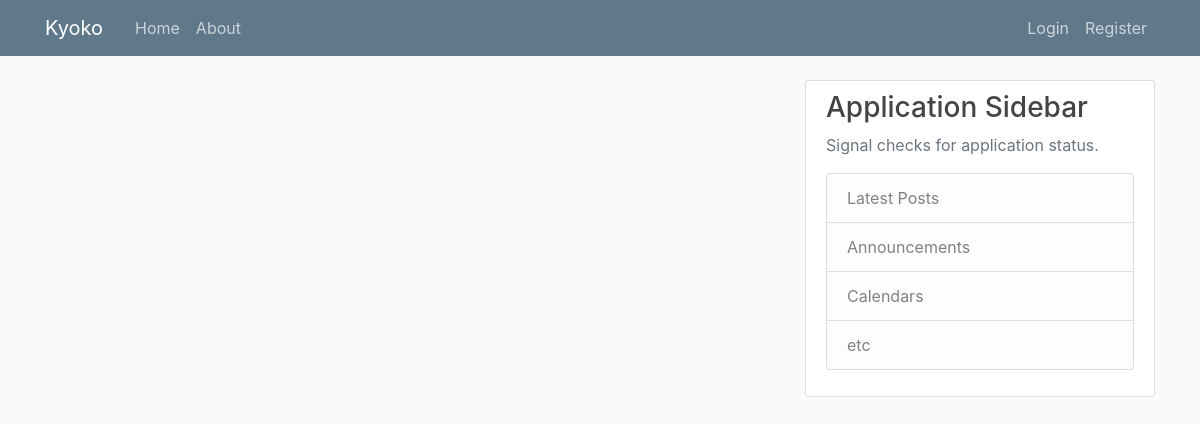
The app's page /home, older data.
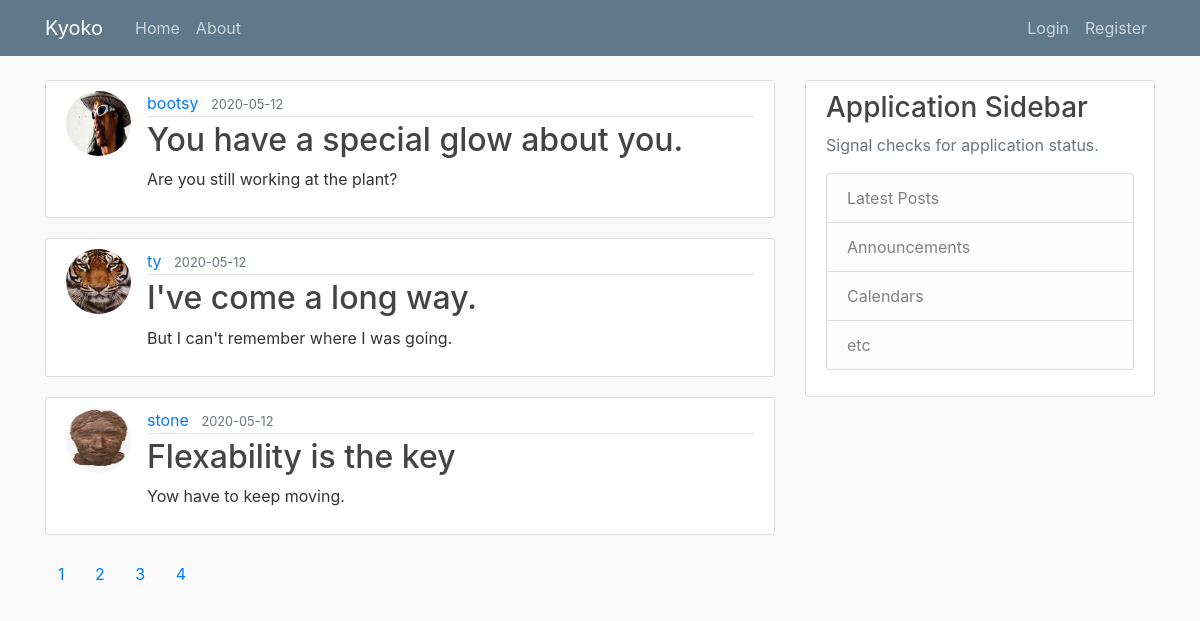
The same page, newer data.
### helloflask/models.py (models this page shows, shortened)
class Post(db.Model):
    id = db.Column(db.Integer, primary_key=True)
    title = db.Column(db.String(100), nullable=False)
    date_posted = db.Column(db.DateTime, nullable=False, default=datetime.utcnow)
    content = db.Column(db.Text, nullable=False)
    user_id = db.Column(db.Integer, db.ForeignKey('user.id'), nullable=False)

class User(db.Model, UserMixin):
    id = db.Column(db.Integer, primary_key=True)
    username = db.Column(db.String(20), unique=True, nullable=False)
    email = db.Column(db.String(120), unique=True, nullable=False)
    image_file = db.Column(db.String(20), nullable=False, default= 'default.jpeg')
    password = db.Column(db.String(60), nullable=False)
    posts = db.relationship('Post', backref='author', lazy=True)

### helloflask/routes.py (the view)
@app.route("/") # This is a decorator or s fnction that wraps itself around another function.
@app.route("/home")
def home():
    page = request.args.get('page', 1, type=int)
    posts = Post.query.order_by(Post.date_posted.desc()).paginate(page=page, per_page=3)
    return render_template('home.html', posts=posts)

### helloflask/templates/home.html
{% extends "layout.html" %}
{% block content %}
   {% for post in posts.items %}
    <article class="media content-section">
      <img class="rounded-circle article-img" src="{{ url_for('static', filename='profile_pics/' + post.author.image_file) }}">
      <div class="media-body">
       <div class="article-metadata">
         <a class="mr-2" href="#">{{ post.author.username }}</a>
         <small class="text-muted">{{ post.date_posted.strftime('%Y-%m-%d') }}</small>
       </div>
       <h2><a class="article-title" href="{{url_for('post', post_id=post.id) }}">{{ post.title }}</a></h2>
       <p class="article-content">{{ post.content }}</p>
      </div>
      </article>
    {% endfor %}
        {% for page_num in posts.iter_pages() %}
        {% if page_num %}
            <a class="btn button-outline-info mb-4" href="{{ url_for('home', page=page_num) }}">{{ page_num }}</a>
        {% else %}
            ...
        {% endif %}
    {% endfor %}
{% endblock content %}

### helloflask/templates/layout.html (shortened to what this page needs)
<!DOCTYPE html>
<html>
<head>
    <link rel="stylesheet" href="https://maxcdn.bootstrapcdn.com/bootstrap/4.0.0/css/bootstrap.min.css">
    <link rel="stylesheet" type="text/css" href="{{ url_for('static', filename='main.css') }}">
</head>
<body>
    <header class="site-header">
      <nav class="navbar navbar-expand-md navbar-dark bg-steel fixed-top">
        <div class="container">
          <a class="navbar-brand mr-4" href="/">Kyoko</a>
          <div class="collapse navbar-collapse" id="navbarToggle">
            <div class="navbar-nav mr-auto">
              <a class="nav-item nav-link" href="{{ url_for('home') }}">Home</a>
              <a class="nav-item nav-link" href="{{ url_for('about') }}">About</a>
            </div>
            <div class="navbar-nav">
                {% if current_user.is_authenticated %}
                  <a class="nav-item nav-link" href="{{ url_for('new_post') }}">New Post</a>
                  <a class="nav-item nav-link" href="{{ url_for('account') }}">Account</a>
                  <a class="nav-item nav-link" href="{{ url_for('logout') }}">Logout</a>
                {% else %}
                  <a class="nav-item nav-link" href="{{ url_for('login') }}">Login</a>
                  <a class="nav-item nav-link" href="{{ url_for('register') }}">Register</a>
                {% endif %}
            </div>
          </div>
        </div>
      </nav>
    </header>
    <main role="main" class="container">
      <div class="row">
        <div class="col-md-8">
          {% block content %}{% endblock %}
        </div>
        <div class="col-md-4">
          <div class="content-section">
            <h3>Application Sidebar</h3>
            <p class='text-muted'>Signal checks for application status.
              <ul class="list-group">
                <li class="list-group-item list-group-item-light">Latest Posts</li>
                <li class="list-group-item list-group-item-light">Announcements</li>
                <li class="list-group-item list-group-item-light">Calendars</li>
                <li class="list-group-item list-group-item-light">etc</li>
              </ul>
            </p>
          </div>
        </div>
      </div>
    </main>
</body>
</html>

### helloflask/static/main.css (style rules this page uses)
body { background: #fafafa; color: #333333; margin-top: 5rem; }
h1, h2, h3, h4, h5, h6 { color: #444444; }
.bg-steel { background-color: #5f788a; }
.site-header .navbar-nav .nav-link { color: #cbd5db; }
.content-section { background: #ffffff; padding: 10px 20px; border: 1px solid #dddddd; border-radius: 3px; margin-bottom: 20px; }
.article-title { color: #444444; }
.article-content { white-space: pre-line; }
.article-img { height: 65px; width: 65px; margin-right: 16px; }
.article-metadata { padding-bottom: 1px; margin-bottom: 4px; border-bottom: 1px solid #e3e3e3 }

Row changes from the older to the newer data that the page shows:
added Post: image_file (picture), author.username "bootsy", date_posted "2020-05-12", title "You have a special glow about you.", content "Are you still working at the plant?"
added Post: image_file (picture), author.username "ty", date_posted "2020-05-12", title "I've come a long way.", content "But I can't remember where I was going."
added Post: image_file (picture), author.username "stone", date_posted "2020-05-12", title "Flexability is the key", content "Yow have to keep moving."
Text that changed along with them:
new list line: "1"
new list line: "2"
new list line: "3"
new list line: "4"
